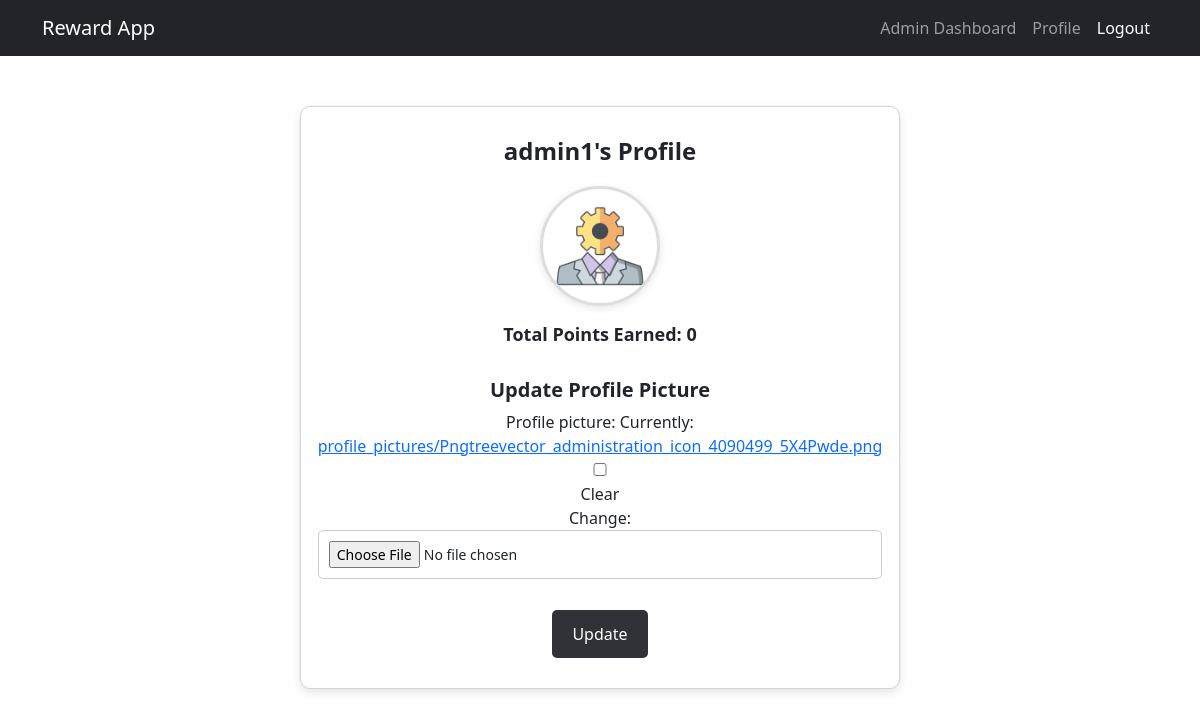
Screenshot of /profile/ (signed in) with the database file from the repository.
### app_manager/models.py (models this page shows, shortened)
class UserProfile(models.Model):
    user = models.OneToOneField(User, on_delete=models.CASCADE)
    profile_picture = models.ImageField(upload_to='profile_pictures/', blank=True, null=True)  # Store in /media/profile_pictures/
    points_earned = models.IntegerField(default=0)
    is_admin = models.BooleanField(default=False)

### app_manager/views.py (the view)
# urls.py: path('profile/', views.profile, name='profile'),
@login_required
def profile(request):
    profile = UserProfile.objects.get(user=request.user)
    if request.method == 'POST':
        form = UserProfileForm(request.POST, request.FILES, instance=profile)
        if form.is_valid():
            form.save()
            return redirect('profile')
    else:
        form = UserProfileForm(instance=profile)
    return render(request, 'profile.html', {'form': form, 'profile': profile})

### app_manager/forms.py
class UserProfileForm(forms.ModelForm):
    class Meta:
        model = UserProfile
        fields = ['profile_picture']

### app_manager/templates/profile.html (shortened to what this page needs)
{% extends "base.html" %}
{% block content %}
<div class="profile-container">
    <h2 class="profile-title">{{ user.username }}'s Profile</h2>
    <div class="profile-info">
        {% if profile.profile_picture %}
        <img src="{{ profile.profile_picture.url }}" class="profile-picture" />
        {% else %}
        <p class="no-profile-pic">No profile picture uploaded.</p>
        {% endif %}
        <p class="points-earned"><strong>Total Points Earned:</strong> {{ profile.points_earned }}</p>
    </div>
    <h3 class="update-title">Update Profile Picture</h3>
    <form method="POST" enctype="multipart/form-data" class="profile-form">
        {{ form.as_p }}
        <button type="submit" class="btn update-btn">Update</button>
    </form>
</div>
{% endblock %}

### app_manager/static/css/style.css (style rules this page uses)
.profile-container { max-width: 600px; margin: 40px auto; background: white; padding: 30px; border-radius: 10px; box-shadow: 0px 4px 10px rgba(0, 0, 0, 0.1); text-align: center; border:1px solid rgb(213, 211, 211) }
.profile-title { font-size: 24px; font-weight: bold; margin-bottom: 20px; }
.profile-picture { width: 120px; height: 120px; border-radius: 50%; object-fit: cover; border: 3px solid #ddd; box-shadow: 0px 2px 8px rgba(0, 0, 0, 0.1); margin-bottom: 15px; }
.points-earned { font-size: 18px; font-weight: bold; margin-bottom: 20px; }
.update-title { font-size: 20px; font-weight: bold; margin-top: 30px; }
.profile-form { display: flex; flex-direction: column; gap: 15px; align-items: center; }
.profile-form input, .profile-form select, .profile-form textarea { width: 100%; padding: 10px; border: 1px solid #ccc; border-radius: 5px; font-size: 14px; outline: none; }
.update-btn { background-color: #2f3337; color: white; padding: 12px 20px; font-size: 16px; border: none; border-radius: 5px; cursor: pointer; transition: 0.3s ease-in-out; }

### rows the page displays
UserProfile: profile_picture (picture), points_earned "0"

### other values shown
{{ user.username }} "admin1"
